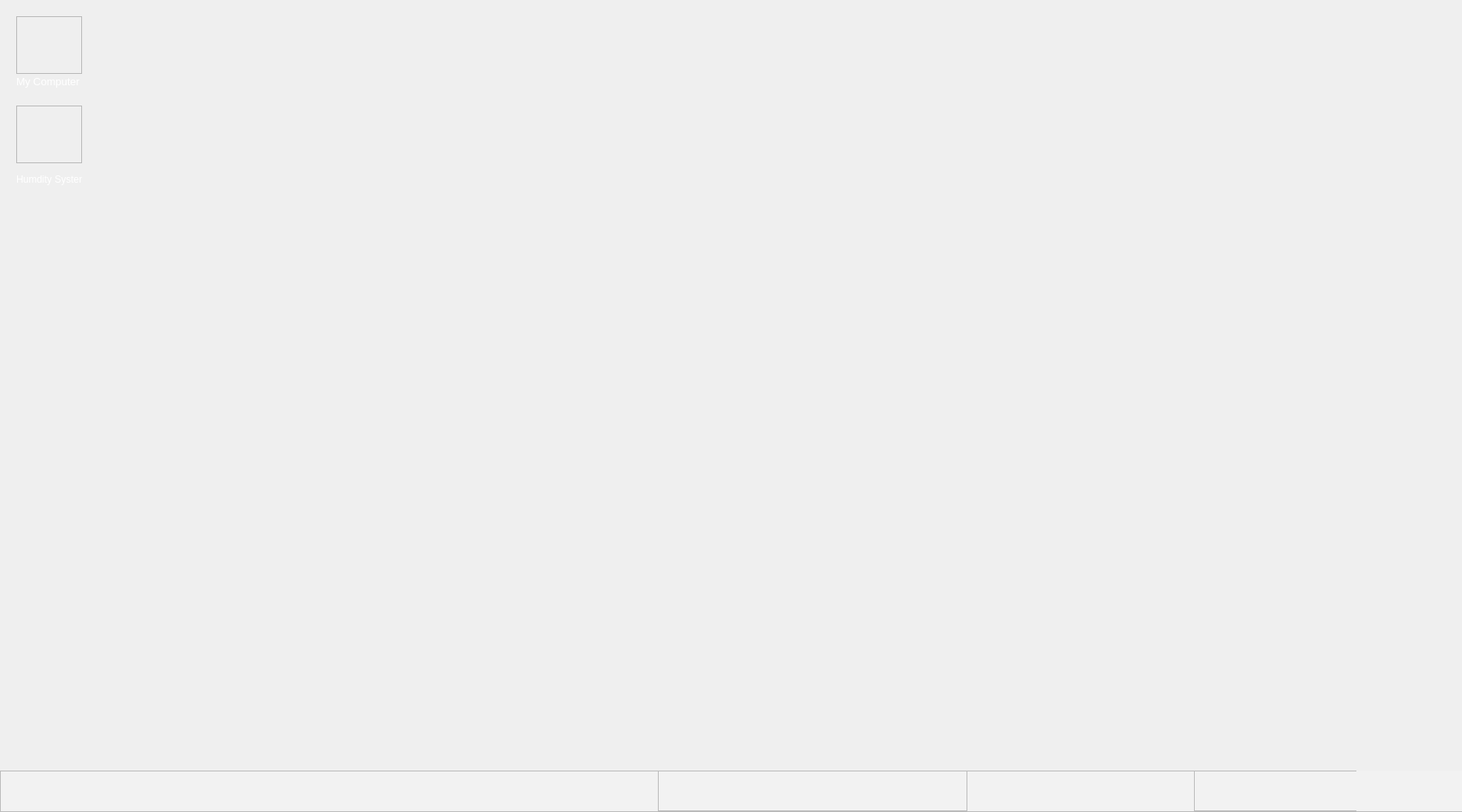
<?xml version="1.0" encoding="UTF-8"?>
<ui version="4.0">
 <class>Dialog</class>
 <widget class="QDialog" name="Dialog">
  <property name="geometry">
   <rect>
    <x>0</x>
    <y>0</y>
    <width>1800</width>
    <height>1000</height>
   </rect>
  </property>
  <property name="maximumSize">
   <size>
    <width>1800</width>
    <height>1000</height>
   </size>
  </property>
  <property name="windowTitle">
   <string>Dialog</string>
  </property>
  <property name="styleSheet">
   <string notr="true">#Dialog{border-image:url(:/my/static/img/desktop.jpg)}</string>
  </property>
  <widget class="QLabel" name="label">
   <property name="geometry">
    <rect>
     <x>20</x>
     <y>90</y>
     <width>81</width>
     <height>21</height>
    </rect>
   </property>
   <property name="font">
    <font>
     <pointsize>10</pointsize>
    </font>
   </property>
   <property name="styleSheet">
    <string notr="true">color:white;</string>
   </property>
   <property name="text">
    <string>My Computer</string>
   </property>
  </widget>
  <widget class="QFrame" name="frame">
   <property name="geometry">
    <rect>
     <x>20</x>
     <y>20</y>
     <width>81</width>
     <height>71</height>
    </rect>
   </property>
   <property name="styleSheet">
    <string notr="true">border-image:url(:/my/static/img/mycomputer.jpg)</string>
   </property>
   <property name="frameShape">
    <enum>QFrame::StyledPanel</enum>
   </property>
   <property name="frameShadow">
    <enum>QFrame::Raised</enum>
   </property>
  </widget>
  <widget class="QLabel" name="label_2">
   <property name="geometry">
    <rect>
     <x>20</x>
     <y>210</y>
     <width>81</width>
     <height>21</height>
    </rect>
   </property>
   <property name="styleSheet">
    <string notr="true">color:white;</string>
   </property>
   <property name="text">
    <string>Humdity System</string>
   </property>
  </widget>
  <widget class="QFrame" name="frame_2">
   <property name="geometry">
    <rect>
     <x>20</x>
     <y>130</y>
     <width>81</width>
     <height>71</height>
    </rect>
   </property>
   <property name="styleSheet">
    <string notr="true">border-image:url(:/my/static/img/humiditysystem.jpg)</string>
   </property>
   <property name="frameShape">
    <enum>QFrame::StyledPanel</enum>
   </property>
   <property name="frameShadow">
    <enum>QFrame::Raised</enum>
   </property>
  </widget>
  <widget class="QFrame" name="frame_3">
   <property name="geometry">
    <rect>
     <x>0</x>
     <y>949</y>
     <width>1800</width>
     <height>51</height>
    </rect>
   </property>
   <property name="styleSheet">
    <string notr="true">background-color: #F2F2F2;</string>
   </property>
   <property name="frameShape">
    <enum>QFrame::StyledPanel</enum>
   </property>
   <property name="frameShadow">
    <enum>QFrame::Raised</enum>
   </property>
   <widget class="QFrame" name="frame_4">
    <property name="geometry">
     <rect>
      <x>810</x>
      <y>0</y>
      <width>381</width>
      <height>50</height>
     </rect>
    </property>
    <property name="styleSheet">
     <string notr="true">border-image: url(:/my/static/img/begin.jpg)</string>
    </property>
    <property name="frameShape">
     <enum>QFrame::StyledPanel</enum>
    </property>
    <property name="frameShadow">
     <enum>QFrame::Raised</enum>
    </property>
   </widget>
   <widget class="QFrame" name="frame_5">
    <property name="geometry">
     <rect>
      <x>1470</x>
      <y>0</y>
      <width>201</width>
      <height>50</height>
     </rect>
    </property>
    <property name="styleSheet">
     <string notr="true">border-image: url(:/my/static/img/time.png)</string>
    </property>
    <property name="frameShape">
     <enum>QFrame::StyledPanel</enum>
    </property>
    <property name="frameShadow">
     <enum>QFrame::Raised</enum>
    </property>
   </widget>
   <widget class="QTextBrowser" name="textBrowser">
    <property name="geometry">
     <rect>
      <x>1670</x>
      <y>0</y>
      <width>131</width>
      <height>25</height>
     </rect>
    </property>
    <property name="styleSheet">
     <string notr="true">background-color: #F2F2F2;border: none</string>
    </property>
   </widget>
   <widget class="QTextBrowser" name="textBrowser_2">
    <property name="geometry">
     <rect>
      <x>1670</x>
      <y>25</y>
      <width>131</width>
      <height>25</height>
     </rect>
    </property>
    <property name="styleSheet">
     <string notr="true">background-color: #F2F2F2;border: none</string>
    </property>
   </widget>
  </widget>
 </widget>
 <resources>
  <include location="image.qrc"/>
 </resources>
 <connections/>
</ui>
